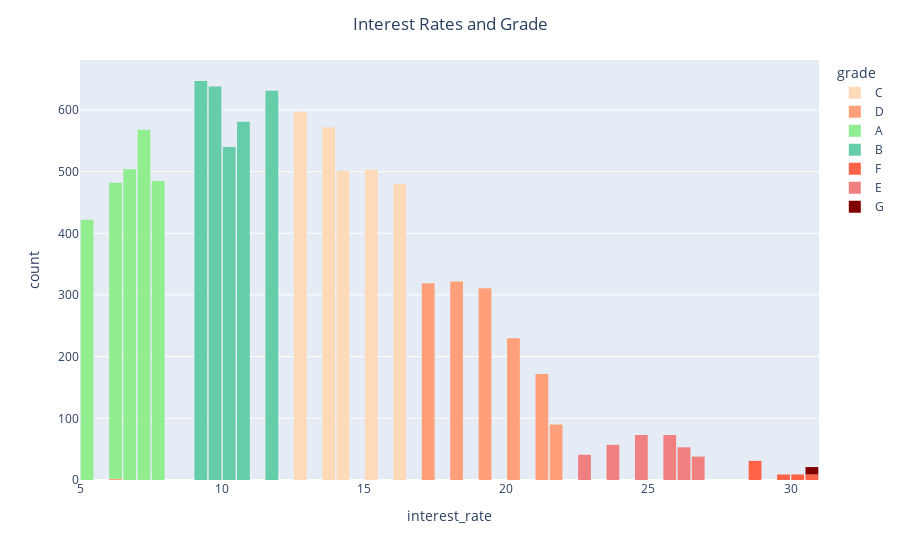

The notebook cell this image was saved under:
### Markdown cell above
**Problem 1** Create a histogram of your own! Try making a histogram of one of the other pieces of numerical data. Make it as fancy as you want. Include some categorical information. Do you learn anything from your graph? If so what?

### Code cell
# Your code here
fig = px.histogram(DF,
                   x = 'interest_rate',
                  nbins =100,
                  color='grade',
                  color_discrete_map={'A':'lightgreen',
                                      'B':'mediumaquamarine',
                                      'C':'peachpuff',
                                      'D':'lightsalmon',
                                      'E':'lightcoral',
                                      'F':'tomato',
                                      'G':'maroon'})
fig.update_layout(bargap=0.1,
                  title='Interest Rates and Grade',
                  title_x=0.5)
fig.show ()

### Figure 1 — Plotly figure (JSON) as saved in the notebook; plotly's stock layout.template omitted (floating-point values rounded to 4 significant figures; data arrays with more than 128 entries replaced by an {"elided": "..."} marker saying what was removed)
{"data": [{"alignmentgroup": "True", "bingroup": "x", "hovertemplate": "grade=C<br>interest_rate=%{x}<br>count=%{y}<extra></extra>", "legendgroup": "C", "marker": {"color": "peachpuff", "pattern": {"shape": ""}}, "name": "C", "nbinsx": 100, "offsetgroup": "C", "orientation": "v", "showlegend": true, "type": "histogram", "x": {"elided": "2653 float values"}, "xaxis": "x", "yaxis": "y"}, {"alignmentgroup": "True", "bingroup": "x", "hovertemplate": "grade=D<br>interest_rate=%{x}<br>count=%{y}<extra></extra>", "legendgroup": "D", "marker": {"color": "lightsalmon", "pattern": {"shape": ""}}, "name": "D", "nbinsx": 100, "offsetgroup": "D", "orientation": "v", "showlegend": true, "type": "histogram", "x": {"elided": "1446 float values"}, "xaxis": "x", "yaxis": "y"}, {"alignmentgroup": "True", "bingroup": "x", "hovertemplate": "grade=A<br>interest_rate=%{x}<br>count=%{y}<extra></extra>", "legendgroup": "A", "marker": {"color": "lightgreen", "pattern": {"shape": ""}}, "name": "A", "nbinsx": 100, "offsetgroup": "A", "orientation": "v", "showlegend": true, "type": "histogram", "x": {"elided": "2459 float values"}, "xaxis": "x", "yaxis": "y"}, {"alignmentgroup": "True", "bingroup": "x", "hovertemplate": "grade=B<br>interest_rate=%{x}<br>count=%{y}<extra></extra>", "legendgroup": "B", "marker": {"color": "mediumaquamarine", "pattern": {"shape": ""}}, "name": "B", "nbinsx": 100, "offsetgroup": "B", "orientation": "v", "showlegend": true, "type": "histogram", "x": {"elided": "3037 float values"}, "xaxis": "x", "yaxis": "y"}, {"alignmentgroup": "True", "bingroup": "x", "hovertemplate": "grade=F<br>interest_rate=%{x}<br>count=%{y}<extra></extra>", "legendgroup": "F", "marker": {"color": "tomato", "pattern": {"shape": ""}}, "name": "F", "nbinsx": 100, "offsetgroup": "F", "orientation": "v", "showlegend": true, "type": "histogram", "x": [28.72, 30.17, 28.72, 28.72, 30.17, 30.75, 29.69, 28.72, 28.72, 28.72, 30.65, 28.72, 30.65, 28.72, 28.72, 28.72, 28.72, 29.69, 30.75, 28.72, 30.17, 29.69, 28.72, 29.69, 29.69, 28.72, 28.72, 28.72, 28.72, 30.65, 30.17, 28.72, 28.72, 28.72, 28.72, 30.17, 28.72, 28.72, 30.65, 30.17, 28.72, 28.72, 30.65, 28.72, 30.17, 29.69, 30.17, 30.75, 28.72, 30.17, 28.72, 28.72, 28.72, 29.69, 28.72, 29.69, 30.75, 29.69], "xaxis": "x", "yaxis": "y"}, {"alignmentgroup": "True", "bingroup": "x", "hovertemplate": "grade=E<br>interest_rate=%{x}<br>count=%{y}<extra></extra>", "legendgroup": "E", "marker": {"color": "lightcoral", "pattern": {"shape": ""}}, "name": "E", "nbinsx": 100, "offsetgroup": "E", "orientation": "v", "showlegend": true, "type": "histogram", "x": {"elided": "335 float values"}, "xaxis": "x", "yaxis": "y"}, {"alignmentgroup": "True", "bingroup": "x", "hovertemplate": "grade=G<br>interest_rate=%{x}<br>count=%{y}<extra></extra>", "legendgroup": "G", "marker": {"color": "maroon", "pattern": {"shape": ""}}, "name": "G", "nbinsx": 100, "offsetgroup": "G", "orientation": "v", "showlegend": true, "type": "histogram", "x": [30.79, 30.79, 30.79, 30.79, 30.79, 30.94, 30.79, 30.79, 30.79, 30.79, 30.79, 30.79], "xaxis": "x", "yaxis": "y"}], "layout": {"autosize": true, "bargap": 0.1, "barmode": "relative", "legend": {"title": {"text": "grade"}, "tracegroupgap": 0}, "margin": {"t": 60}, "title": {"text": "Interest Rates and Grade", "x": 0.5}, "xaxis": {"anchor": "y", "autorange": true, "domain": [0, 1], "range": [5, 31], "title": {"text": "interest_rate"}, "type": "linear"}, "yaxis": {"anchor": "x", "autorange": true, "domain": [0, 1], "range": [0, 681.1], "title": {"text": "count"}}}}
